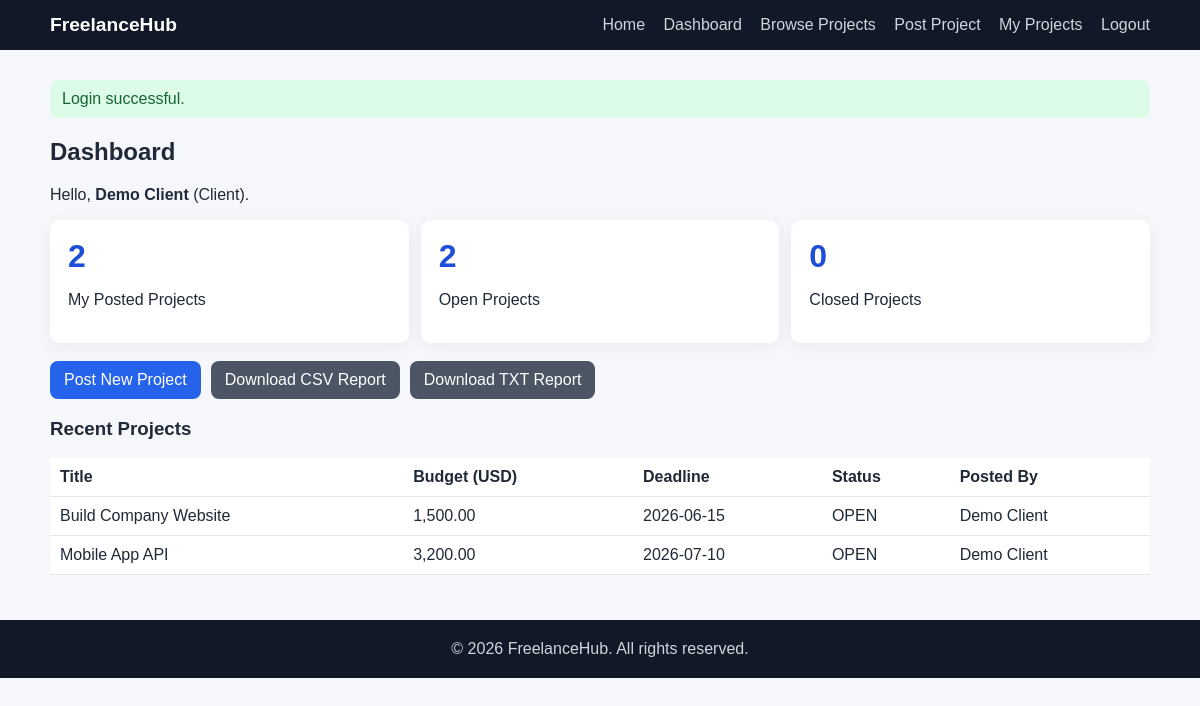
/dashboard.php (signed in), run on the app's committed database.
### tables this page shows
CREATE TABLE users (
    id INT UNSIGNED AUTO_INCREMENT PRIMARY KEY,
    full_name VARCHAR(120) NOT NULL,
    email VARCHAR(160) NOT NULL UNIQUE,
    password_hash VARCHAR(255) NOT NULL,
    role ENUM('freelancer', 'client') NOT NULL DEFAULT 'freelancer',
    created_at TIMESTAMP DEFAULT CURRENT_TIMESTAMP
);

CREATE TABLE projects (
    id INT UNSIGNED AUTO_INCREMENT PRIMARY KEY,
    title VARCHAR(180) NOT NULL,
    description TEXT NOT NULL,
    budget DECIMAL(12,2) NOT NULL,
    deadline DATE NOT NULL,
    skills_required VARCHAR(255) DEFAULT NULL,
    status ENUM('open', 'closed') NOT NULL DEFAULT 'open',
    posted_by INT UNSIGNED NOT NULL,
    created_at TIMESTAMP DEFAULT CURRENT_TIMESTAMP,
    CONSTRAINT fk_projects_user FOREIGN KEY (posted_by) REFERENCES users(id) ON DELETE CASCADE
);

### config/database.php (called while the page is built, shortened)
<?php
function getDbConnection(): PDO
{
    static $pdo = null;
    if ($pdo instanceof PDO) {
        return $pdo;
    }
    $dsn = 'mysql:host=' . DB_HOST . ';dbname=' . DB_NAME . ';charset=utf8mb4';
    $pdo = new PDO($dsn, DB_USER, DB_PASS, [
        PDO::ATTR_ERRMODE => PDO::ERRMODE_EXCEPTION,
        PDO::ATTR_DEFAULT_FETCH_MODE => PDO::FETCH_ASSOC,
    ]);
    return $pdo;
}

### includes/auth.php (called while the page is built, shortened)
<?php
require_once __DIR__ . '/../config/database.php';
function h(?string $value): string
{
    return htmlspecialchars((string)$value, ENT_QUOTES, 'UTF-8');
}
function currentUser(): ?array
{
    static $user = null;
    if ($user !== null) {
        return $user;
    }
    $stmt = getDbConnection()->prepare('SELECT id, full_name, email, role, created_at FROM users WHERE id = :id LIMIT 1');
    $stmt->execute(['id' => $_SESSION['user_id']]);
    $user = $stmt->fetch() ?: null;
    return $user;
}
function isLoggedIn(): bool
{
    return currentUser() !== null;
}
function requireLogin(): void
{
    if (!isLoggedIn()) {
        header('Location: login.php');
        exit;
    }
}

### public/dashboard.php (the view, shortened to what this page needs)
<?php
require_once __DIR__ . '/../includes/auth.php';
requireLogin();
$user = currentUser();
$pdo = getDbConnection();
$myProjectsCountStmt = $pdo->prepare('SELECT COUNT(*) FROM projects WHERE posted_by = :posted_by');
$myProjectsCountStmt->execute(['posted_by' => $user['id']]);
$myProjectsCount = (int)$myProjectsCountStmt->fetchColumn();
$openProjectsCount = (int)$pdo->query("SELECT COUNT(*) FROM projects WHERE status = 'open'")->fetchColumn();
$closedProjectsCount = (int)$pdo->query("SELECT COUNT(*) FROM projects WHERE status = 'closed'")->fetchColumn();
$recentStmt = $pdo->prepare('SELECT p.id, p.title, p.budget, p.deadline, p.status, u.full_name AS owner_name
    FROM projects p
    JOIN users u ON u.id = p.posted_by
    ORDER BY p.created_at DESC
    LIMIT 8');
$recentStmt->execute();
$recentProjects = $recentStmt->fetchAll();
require_once __DIR__ . '/../includes/header.php';
?>
<h2>Dashboard</h2>
<p>Hello, <strong><?= h($user['full_name']) ?></strong> (<?= h(ucfirst($user['role'])) ?>).</p>
<section class="stats-grid">
    <article class="stat-card">
        <h3><?= $myProjectsCount ?></h3>
        <p>My Posted Projects</p>
    </article>
    <article class="stat-card">
        <h3><?= $openProjectsCount ?></h3>
        <p>Open Projects</p>
    </article>
    <article class="stat-card">
        <h3><?= $closedProjectsCount ?></h3>
        <p>Closed Projects</p>
    </article>
</section>
<div class="toolbar">
    <a class="btn" href="post_project.php">Post New Project</a>
    <a class="btn secondary" href="download_report.php?format=csv">Download CSV Report</a>
    <a class="btn secondary" href="download_report.php?format=txt">Download TXT Report</a>
</div>
<h3>Recent Projects</h3>
<div class="table-wrap">
    <table>
        <thead>
        <tr>
            <th>Title</th>
            <th>Budget (USD)</th>
            <th>Deadline</th>
            <th>Status</th>
            <th>Posted By</th>
        </tr>
        </thead>
        <tbody>
        <?php if (!$recentProjects): ?>
            <tr><td colspan="5">No projects found.</td></tr>
        <?php else: ?>
            <?php foreach ($recentProjects as $project): ?>
                <tr>
                    <td><?= h($project['title']) ?></td>
                    <td><?= number_format((float)$project['budget'], 2) ?></td>
                    <td><?= h($project['deadline']) ?></td>
                    <td><?= h(strtoupper($project['status'])) ?></td>
                    <td><?= h($project['owner_name']) ?></td>
                </tr>
            <?php endforeach; ?>
        <?php endif; ?>
        </tbody>
    </table>
</div>
<?php require_once __DIR__ . '/../includes/footer.php'; ?>

### assets/css/style.css (style rules this page uses)
* { box-sizing: border-box; }
body { margin: 0; font-family: Arial, Helvetica, sans-serif; background: #f6f7fb; color: #1f2937; }
.card, .form-card, .stat-card { background: #fff; border-radius: 10px; padding: 18px; box-shadow: 0 4px 18px rgba(0,0,0,0.05); }
.btn { display: inline-block; background: #2563eb; color: #fff; border: none; border-radius: 8px; padding: 10px 14px; text-decoration: none; cursor: pointer; }
.btn.secondary { background: #4b5563; }
.stats-grid { display: grid; grid-template-columns: repeat(3, minmax(180px, 1fr)); gap: 12px; margin: 14px 0 18px; }
.stat-card h3 { margin: 0; font-size: 2rem; color: #1d4ed8; }
.toolbar { display: flex; gap: 10px; flex-wrap: wrap; margin: 14px 0 16px; }
.table-wrap { overflow-x: auto; }
table { width: 100%; border-collapse: collapse; background: #fff; }
th, td { border-bottom: 1px solid #e5e7eb; text-align: left; padding: 10px; }

### data on the page
users: full_name "Demo Client", role "Client"
projects: title "Build Company Website", budget "1,500.00", deadline "2026-06-15", status "OPEN", posted_by.full_name "Demo Client"
projects: title "Mobile App API", budget "3,200.00", deadline "2026-07-10", status "OPEN", posted_by.full_name "Demo Client"

### other printed values
$message "Login successful."
$myProjectsCount "2"
$openProjectsCount "2"
$closedProjectsCount "0"
